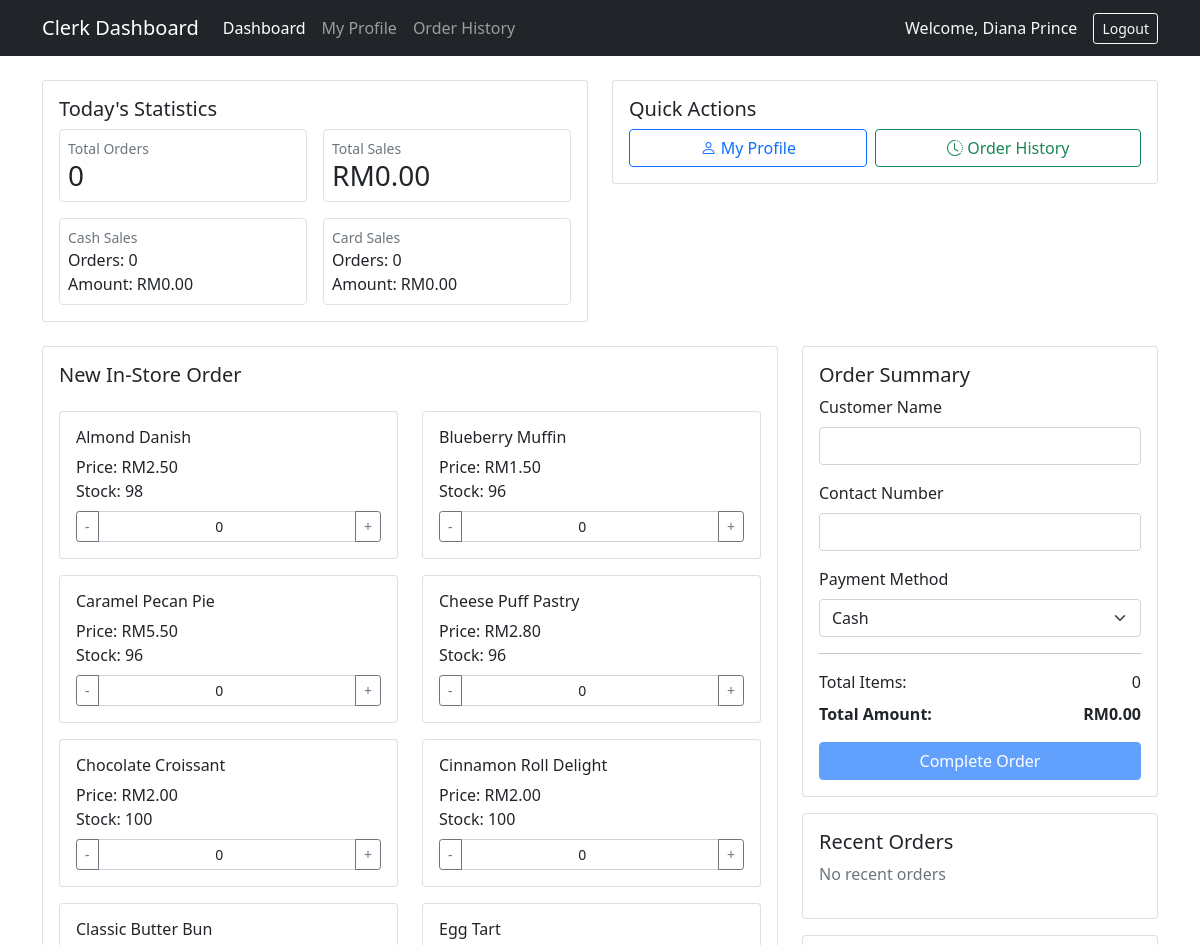
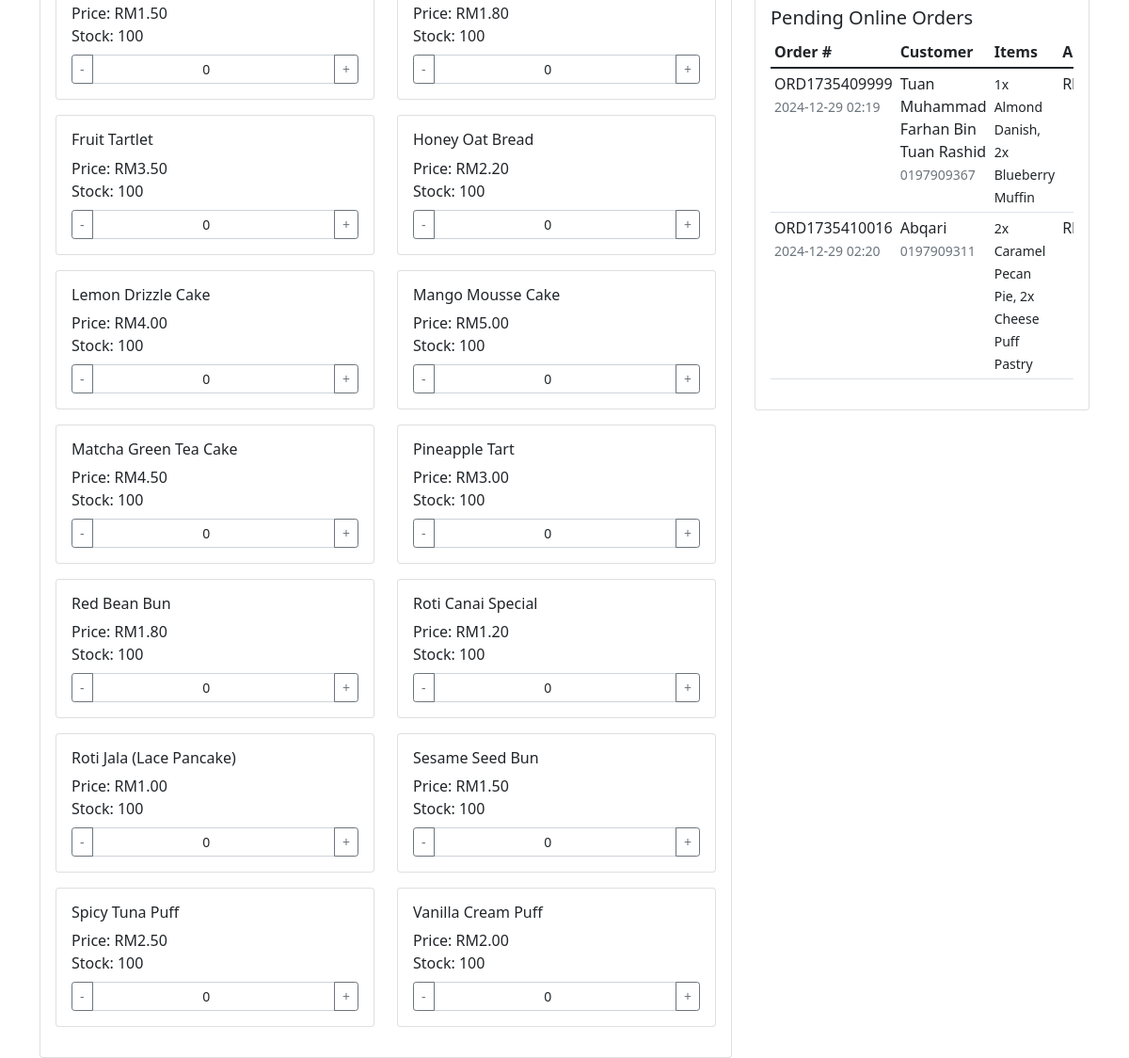
The app's page /clerk_dashboard.php (signed in) with its own data (2 pictures, top to bottom).
### tables this page shows
CREATE TABLE `inventory` (
  `id` int(11) NOT NULL,
  `product_name` varchar(200) NOT NULL,
  `description` text DEFAULT NULL,
  `category` varchar(50) NOT NULL,
  `unit_price` decimal(10,2) NOT NULL,
  `stock_level` int(11) NOT NULL,
  `reorder_point` int(11) NOT NULL,
  `status` enum('active','inactive') DEFAULT 'active',
  `created_at` timestamp NOT NULL DEFAULT current_timestamp(),
  `updated_at` timestamp NOT NULL DEFAULT current_timestamp() ON UPDATE current_timestamp()
);

CREATE TABLE `orders` (
  `id` int(11) NOT NULL,
  `guest_id` int(11) NOT NULL,
  `order_number` varchar(20) NOT NULL,
  `order_date` datetime NOT NULL,
  `total_amount` decimal(10,2) NOT NULL,
  `status` enum('pending','processing','completed','cancelled') NOT NULL DEFAULT 'pending',
  `payment_method` enum('cash','card','online') NOT NULL,
  `payment_status` enum('pending','paid','failed') NOT NULL DEFAULT 'pending',
  `delivery_address` text DEFAULT NULL,
  `order_type` enum('in-store','online') NOT NULL,
  `clerk_id` int(11) DEFAULT NULL,
  `notes` text DEFAULT NULL,
  `created_at` timestamp NOT NULL DEFAULT current_timestamp()
);

CREATE TABLE `guest` (
  `id` int(11) NOT NULL,
  `fullname` varchar(200) NOT NULL,
  `contact` varchar(100) NOT NULL,
  `address` text NOT NULL,
  `email` varchar(200) NOT NULL,
  `password` varchar(255) NOT NULL,
  `salt` varchar(64) NOT NULL,
  `type` tinyint(1) NOT NULL DEFAULT 3 COMMENT '1=SalesSV, 2=Clerks, 3=Guest',
  `date_created` datetime NOT NULL DEFAULT current_timestamp(),
  `employee_id` varchar(20) DEFAULT NULL
);

### clerk_dashboard.php (the view, shortened to what this page needs)
<?php
require_once 'db_connection.php';
$today = date('Y-m-d');
$stmt = $conn->prepare("
    SELECT
        COUNT(*) as total_orders,
        SUM(total_amount) as total_sales,
        COUNT(CASE WHEN payment_method = 'cash' THEN 1 END) as cash_orders,
        SUM(CASE WHEN payment_method = 'cash' THEN total_amount ELSE 0 END) as cash_sales,
        COUNT(CASE WHEN payment_method = 'card' THEN 1 END) as card_orders,
        SUM(CASE WHEN payment_method = 'card' THEN total_amount ELSE 0 END) as card_sales
    FROM orders
    WHERE DATE(order_date) = ?
    AND clerk_id = ?
    AND payment_status = 'paid'
    AND order_type = 'in-store'
");
$stmt->bind_param("si", $today, $_SESSION['user']['id']);
$stmt->execute();
$daily_stats = $stmt->get_result()->fetch_assoc();
$daily_stats = array_map(function($value) {
    return $value ?? 0;
}, $daily_stats);
$stmt = $conn->prepare("
    SELECT
        o.id,
        o.order_number,
        o.order_date,
        o.total_amount,
        o.payment_method,
        GROUP_CONCAT(
            CONCAT(oi.quantity, 'x ', i.product_name, ' (RM', FORMAT(oi.unit_price, 2), ')')
            SEPARATOR ', '
        ) as items
    FROM orders o
    LEFT JOIN order_items oi ON o.id = oi.order_id
    LEFT JOIN inventory i ON oi.product_id = i.id
    WHERE o.clerk_id = ?
    AND o.status = 'completed'
    GROUP BY o.id
    ORDER BY o.order_date DESC
    LIMIT 5
");
$stmt->bind_param("i", $_SESSION['user']['id']);
$stmt->execute();
$recent_orders = $stmt->get_result()->fetch_all(MYSQLI_ASSOC);
$stmt = $conn->prepare("SELECT * FROM inventory WHERE status = 'active' AND stock_level > 0 ORDER BY category, product_name");
$stmt->execute();
$products = $stmt->get_result()->fetch_all(MYSQLI_ASSOC);
$categorized_products = [];
foreach ($products as $product) {
    $categorized_products[$product['category']][] = $product;
}
$stmt = $conn->prepare("
    SELECT
        o.id,
        o.order_number,
        o.order_date,
        o.total_amount,
        o.payment_method,
        g.fullname as customer_name,
        g.contact as customer_contact,
        GROUP_CONCAT(
            CONCAT(oi.quantity, 'x ', i.product_name)
            SEPARATOR ', '
        ) as items
    FROM orders o
    LEFT JOIN order_items oi ON o.id = oi.order_id
    LEFT JOIN inventory i ON oi.product_id = i.id
    LEFT JOIN guest g ON o.guest_id = g.id
    WHERE o.status = 'pending'
    AND o.order_type = 'online'
    GROUP BY o.id
    ORDER BY o.order_date ASC
");
$stmt->execute();
$pending_orders = $stmt->get_result()->fetch_all(MYSQLI_ASSOC);
?>
<!DOCTYPE html>
<html>
<head>
    <link href="https://cdn.jsdelivr.net/npm/bootstrap@5.1.3/dist/css/bootstrap.min.css" rel="stylesheet">
    <link href="https://cdn.jsdelivr.net/npm/bootstrap-icons@1.7.2/font/bootstrap-icons.css" rel="stylesheet">
</head>
<body>
    <nav class="navbar navbar-expand-lg navbar-dark bg-dark">
        <div class="container">
            <a class="navbar-brand">Clerk Dashboard</a>
            <div class="collapse navbar-collapse" id="navbarNav">
                <ul class="navbar-nav me-auto">
                    <li class="nav-item">
                        <a class="nav-link active" href="clerk_dashboard.php">Dashboard</a>
                    </li>
                    <li class="nav-item">
                        <a class="nav-link" href="clerk_management.php">My Profile</a>
                    </li>
                    <li class="nav-item">
                        <a class="nav-link" href="completed_orders.php">Order History</a>
                    </li>
                </ul>
                <div class="d-flex align-items-center">
                    <span class="text-light me-3">Welcome, <?php echo htmlspecialchars($_SESSION['user']['fullname']); ?></span>
                    <a href="logout.php" class="btn btn-outline-light btn-sm">Logout</a>
                </div>
            </div>
        </div>
    </nav>
    <div class="container mt-4">
        <div class="row mb-4">
            <div class="col-md-6">
                <div class="card">
                    <div class="card-body">
                        <h5 class="card-title">Today's Statistics</h5>
                        <div class="row g-3">
                            <div class="col-6">
                                <div class="border rounded p-2">
                                    <div class="text-muted small">Total Orders</div>
                                    <h3 class="mb-0"><?php echo $daily_stats['total_orders']; ?></h3>
                                </div>
                            </div>
                            <div class="col-6">
                                <div class="border rounded p-2">
                                    <div class="text-muted small">Total Sales</div>
                                    <h3 class="mb-0">RM<?php echo number_format($daily_stats['total_sales'], 2); ?></h3>
                                </div>
                            </div>
                            <div class="col-6">
                                <div class="border rounded p-2">
                                    <div class="text-muted small">Cash Sales</div>
                                    <div>Orders: <?php echo $daily_stats['cash_orders']; ?></div>
                                    <div>Amount: RM<?php echo number_format($daily_stats['cash_sales'], 2); ?></div>
                                </div>
                            </div>
                            <div class="col-6">
                                <div class="border rounded p-2">
                                    <div class="text-muted small">Card Sales</div>
                                    <div>Orders: <?php echo $daily_stats['card_orders']; ?></div>
                                    <div>Amount: RM<?php echo number_format($daily_stats['card_sales'], 2); ?></div>
                                </div>
                            </div>
                        </div>
                    </div>
                </div>
            </div>
            <div class="col-md-6">
                <div class="card">
                    <div class="card-body">
                        <h5 class="card-title">Quick Actions</h5>
                        <div class="d-flex gap-2">
                            <a href="clerk_management.php" class="btn btn-outline-primary flex-fill">
                                <i class="bi bi-person"></i> My Profile
                            </a>
                            <a href="completed_orders.php" class="btn btn-outline-success flex-fill">
                                <i class="bi bi-clock-history"></i> Order History
                            </a>
                        </div>
                    </div>
                </div>
            </div>
        </div>
        <div class="row">
            <div class="col-md-8">
                <div class="card">
                    <div class="card-body">
                        <h5 class="card-title">New In-Store Order</h5>
                        <form method="POST" id="orderForm" class="new-order-form">
                            <?php foreach ($categorized_products as $category => $products): ?>
                                <div class="row">
                                    <?php foreach ($products as $product): ?>
                                        <div class="col-md-6 mb-3">
                                            <div class="card">
                                                <div class="card-body">
                                                    <h6><?php echo htmlspecialchars($product['product_name']); ?></h6>
                                                    <p class="mb-2">
                                                        Price: RM<?php echo number_format($product['unit_price'], 2); ?><br>
                                                        Stock: <?php echo $product['stock_level']; ?>
                                                    </p>
                                                    <div class="input-group">
                                                        <button type="button" class="btn btn-outline-secondary btn-sm" onclick="decrementQuantity(<?php echo $product['id']; ?>)">-</button>
                                                        <input type="number" class="form-control form-control-sm text-center quantity-input"
                                                               name="quantity[<?php echo $product['id']; ?>]"
                                                               value="0" min="0" max="<?php echo $product['stock_level']; ?>"
                                                               data-price="<?php echo $product['unit_price']; ?>"
                                                               onchange="updateTotal()">
                                                        <button type="button" class="btn btn-outline-secondary btn-sm" onclick="incrementQuantity(<?php echo $product['id']; ?>)">+</button>
                                                    </div>
                                                </div>
                                            </div>
                                        </div>
                                    <?php endforeach; ?>
                                </div>
                            <?php endforeach; ?>
                        </form>
                    </div>
                </div>
            </div>
            <div class="col-md-4">
                <div class="card position-sticky" style="top: 1rem;">
                    <div class="card-body">
                        <h5 class="card-title">Order Summary</h5>
                        <div class="mb-3">
                            <label class="form-label">Customer Name</label>
                            <input type="text" name="customer_name" class="form-control" required>
                        </div>
                        <div class="mb-3">
                            <label class="form-label">Contact Number</label>
                            <input type="text" name="customer_contact" class="form-control" required>
                        </div>
                        <div class="mb-3">
                            <label class="form-label">Payment Method</label>
                            <select name="payment_method" class="form-select" required>
                                <option value="cash">Cash</option>
                            </select>
                        </div>
                        <hr>
                        <div class="d-flex justify-content-between mb-2">
                            <span>Total Items:</span>
                            <span id="totalItems">0</span>
                        </div>
                        <div class="d-flex justify-content-between mb-3">
                            <strong>Total Amount:</strong>
                            <strong>RM<span id="totalAmount">0.00</span></strong>
                        </div>
                        <button type="submit" name="place_order" class="btn btn-primary w-100" id="submitOrder" disabled>
                            Complete Order
                        </button>
                    </div>
                </div>
                <div class="card mt-3">
                    <div class="card-body">
                        <h5 class="card-title">Recent Orders</h5>
                        <?php if (empty($recent_orders)): ?>
                            <p class="text-muted">No recent orders</p>
                        <?php endif; ?>
                    </div>
                </div>
                <div class="card mt-3">
                    <div class="card-body">
                        <h5 class="card-title">Pending Online Orders</h5>
                        <?php if (empty($pending_orders)): ?>
                            <p class="text-muted">No pending orders</p>
                        <?php else: ?>
                            <div class="table-responsive">
                                <table class="table table-sm">
                                    <thead>
                                        <tr>
                                            <th>Order #</th>
                                            <th>Customer</th>
                                            <th>Items</th>
                                            <th>Amount</th>
                                        </tr>
                                    </thead>
                                    <tbody>
                                        <?php foreach ($pending_orders as $order): ?>
                                            <tr>
                                                <td>
                                                    <?php echo htmlspecialchars($order['order_number']); ?><br>
                                                    <small class="text-muted">
                                                        <?php echo date('Y-m-d H:i', strtotime($order['order_date'])); ?>
                                                    </small>
                                                </td>
                                                <td>
                                                    <?php echo htmlspecialchars($order['customer_name']); ?><br>
                                                    <small class="text-muted">
                                                        <?php echo htmlspecialchars($order['customer_contact']); ?>
                                                    </small>
                                                </td>
                                                <td><small><?php echo htmlspecialchars($order['items']); ?></small></td>
                                                <td>RM<?php echo number_format($order['total_amount'], 2); ?></td>
                                            </tr>
                                        <?php endforeach; ?>
                                    </tbody>
                                </table>
                            </div>
                        <?php endif; ?>
                    </div>
                </div>
            </div>
        </div>
    </div>
</body>
</html>

### records on screen
inventory: product_name "Almond Danish", unit_price "2.50", stock_level "98", id+stock_level+unit_price "0"
inventory: product_name "Blueberry Muffin", unit_price "1.50", stock_level "96", id+stock_level+unit_price "0"
inventory: product_name "Caramel Pecan Pie", unit_price "5.50", stock_level "96", id+stock_level+unit_price "0"
inventory: product_name "Cheese Puff Pastry", unit_price "2.80", stock_level "96", id+stock_level+unit_price "0"
inventory: product_name "Chocolate Croissant", unit_price "2.00", stock_level "100", id+stock_level+unit_price "0"
inventory: product_name "Cinnamon Roll Delight", unit_price "2.00", stock_level "100", id+stock_level+unit_price "0"
inventory: product_name "Classic Butter Bun", unit_price "1.50", stock_level "100", id+stock_level+unit_price "0"
inventory: product_name "Egg Tart", unit_price "1.80", stock_level "100", id+stock_level+unit_price "0"
inventory: product_name "Fruit Tartlet", unit_price "3.50", stock_level "100", id+stock_level+unit_price "0"
inventory: product_name "Honey Oat Bread", unit_price "2.20", stock_level "100", id+stock_level+unit_price "0"
inventory: product_name "Lemon Drizzle Cake", unit_price "4.00", stock_level "100", id+stock_level+unit_price "0"
inventory: product_name "Mango Mousse Cake", unit_price "5.00", stock_level "100", id+stock_level+unit_price "0"
inventory: product_name "Matcha Green Tea Cake", unit_price "4.50", stock_level "100", id+stock_level+unit_price "0"
inventory: product_name "Pineapple Tart", unit_price "3.00", stock_level "100", id+stock_level+unit_price "0"
inventory: product_name "Red Bean Bun", unit_price "1.80", stock_level "100", id+stock_level+unit_price "0"
inventory: product_name "Roti Canai Special", unit_price "1.20", stock_level "100", id+stock_level+unit_price "0"
inventory: product_name "Roti Jala (Lace Pancake)", unit_price "1.00", stock_level "100", id+stock_level+unit_price "0"
inventory: product_name "Sesame Seed Bun", unit_price "1.50", stock_level "100", id+stock_level+unit_price "0"
inventory: product_name "Spicy Tuna Puff", unit_price "2.50", stock_level "100", id+stock_level+unit_price "0"
inventory: product_name "Vanilla Cream Puff", unit_price "2.00", stock_level "100", id+stock_level+unit_price "0"
orders: order_number "ORD1735409999", order_date "2024-12-29 02:19", guest.fullname "Tuan Muhammad Farhan Bin Tuan Rashid", guest.contact "0197909367", items "1x Almond Danish, 2x Blueberry Muffin"
orders: order_number "ORD1735410016", order_date "2024-12-29 02:20", guest.fullname "Abqari", guest.contact "0197909311", items "2x Caramel Pecan Pie, 2x Cheese Puff Pastry"

### other values on screen
$_SESSION['user']['fullname'] "Diana Prince"
$daily_stats['total_orders'] "0"
$daily_stats['total_sales'] "0.00"
$daily_stats['cash_orders'] "0"
$daily_stats['cash_sales'] "0.00"
$daily_stats['card_orders'] "0"
$daily_stats['card_sales'] "0.00"
